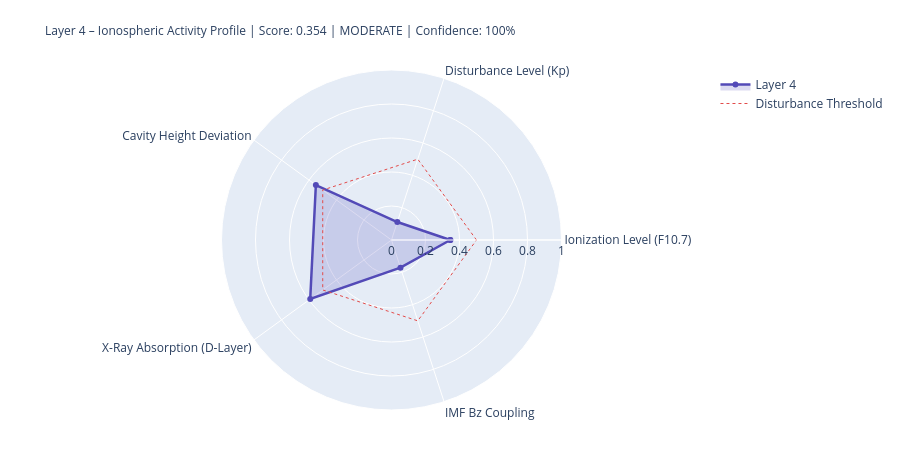

Notebook cell for this chart:
### Markdown cell above
---
## 4. State Assessment & Handoff to Layer 5

### Code cell
# ============================================================
# LAYER-4-SCORE
# ============================================================

COMPONENTS = {
    'Ionization Level (F10.7)':    {'score': ioniz,       'source': 'primary' if f107_now else 'from_layer0', 'dynamic': True},
    'Disturbance Level (Kp)':          {'score': disturb,     'source': 'primary' if kp_now   else 'from_layer0', 'dynamic': True},
    'Cavity Height Deviation':    {'score': h_dev,       'source': 'derived',                                'dynamic': True},
    'X-Ray Absorption (D-Layer)':{'score': xray_ioniz,  'source': 'primary' if xray_now else 'missing',     'dynamic': True},
    'IMF Bz Coupling':             {'score': bz_coupling, 'source': 'primary' if bz_now   else 'from_layer0', 'dynamic': True},
}

available    = {k: v['score'] for k, v in COMPONENTS.items() if v['score'] is not None}
unavailable  = [k for k, v in COMPONENTS.items() if v['score'] is None]
layer4_score = round(sum(available.values()) / len(available), 4) if available else None
confidence   = round(len(available) / len(COMPONENTS), 2)
level = ('unknown' if layer4_score is None
         else 'quiet'   if layer4_score < 0.3
         else 'moderate' if layer4_score < 0.6
         else 'active')
dominant_l4 = max(available, key=available.get) if available else 'none'

# Resonance delta for Schumann SR-1
sr1_ref = schumann_freq(1, 80.0)
sr1_now = schumann_freq(1, h_eff)
sr1_delta_mhz = (sr1_now - sr1_ref) * 1000

# Propagation conditions
prop_cond = ('disturbed'   if kp_val > 4
             else 'unsettled' if kp_val > 2
             else 'normal')
if xray_class in ['X', 'M']:
    prop_cond = 'Radio-Blackout moeglich'

W = 68
print('=' * W)
print('LAYER 4 – IONOSPHERE – STATE ASSESSMENT')
print('=' * W)
for name, comp in COMPONENTS.items():
    s = comp['score']
    if s is not None:
        bar = '█' * int(s * 20) + '░' * (20 - int(s * 20))
        print(f'  {name:<36} {bar}  {s:.3f}  [{comp["source"]}]')
    else:
        print(f'  {name:<36} {"─" * 20}  n/a   [missing]')
print('-' * W)
print(f'  Score:          {layer4_score:.3f}  ({len(available)}/{len(COMPONENTS)} components)')
print(f'  Confidence:     {confidence:.0%}')
print(f'  Level:          {level.upper()}')
print(f'  Dominant:       {dominant_l4}')
print(f'  Cavity height:  {h_eff:.1f} km  (Ref: 80.0 km)')
print(f'  SR-1:           {sr1_now:.3f} Hz  (Δ {sr1_delta_mhz:+.1f} mHz vs. ref)')
print(f'  Propagation:    {prop_cond}')
print(f'  X-Ray:          {xray_class}-class  ({xray_now:.2e} W/m²)' if xray_now else '  X-Ray:          n/a')
print('=' * W)

# Radar
cats   = list(available.keys())
vals_r = list(available.values())
if len(cats) >= 3:
    fig = go.Figure()
    fig.add_trace(go.Scatterpolar(
        r=vals_r + [vals_r[0]], theta=cats + [cats[0]],
        fill='toself', fillcolor='rgba(83,74,183,0.20)',
        line=dict(color='#534AB7', width=2.5), name='Layer 4'
    ))
    fig.add_trace(go.Scatterpolar(
        r=[0.5] * (len(cats)+1), theta=cats + [cats[0]],
        line=dict(color='#E24B4A', dash='dot', width=1),
        mode='lines', name='Disturbance Threshold'
    ))
    fig.update_layout(
        title=dict(
            text=f'Layer 4 – Ionospheric Activity Profile | Score: {layer4_score:.3f} | {level.upper()} | Confidence: {confidence:.0%}',
            font=dict(size=12)
        ),
        polar=dict(radialaxis=dict(visible=True, range=[0, 1])),
        height=450, showlegend=True,
        margin=dict(l=80, r=80, t=70, b=40)
    )
    fig.show()

### Figure 1 — Plotly figure (JSON) as saved in the notebook; plotly's stock layout.template omitted (floating-point values rounded to 4 significant figures)
{"data": [{"fill": "toself", "fillcolor": "rgba(83,74,183,0.20)", "line": {"color": "#534AB7", "width": 2.5}, "name": "Layer 4", "r": [0.346, 0.111, 0.55, 0.591, 0.171, 0.346], "theta": ["Ionization Level (F10.7)", "Disturbance Level (Kp)", "Cavity Height Deviation", "X-Ray Absorption (D-Layer)", "IMF Bz Coupling", "Ionization Level (F10.7)"], "type": "scatterpolar"}, {"line": {"color": "#E24B4A", "dash": "dot", "width": 1}, "mode": "lines", "name": "Disturbance Threshold", "r": [0.5, 0.5, 0.5, 0.5, 0.5, 0.5], "theta": ["Ionization Level (F10.7)", "Disturbance Level (Kp)", "Cavity Height Deviation", "X-Ray Absorption (D-Layer)", "IMF Bz Coupling", "Ionization Level (F10.7)"], "type": "scatterpolar"}], "layout": {"height": 450, "margin": {"b": 40, "l": 80, "r": 80, "t": 70}, "polar": {"radialaxis": {"range": [0, 1], "visible": true}}, "showlegend": true, "title": {"font": {"size": 12}, "text": "Layer 4 – Ionospheric Activity Profile | Score: 0.354 | MODERATE | Confidence: 100%"}}}
